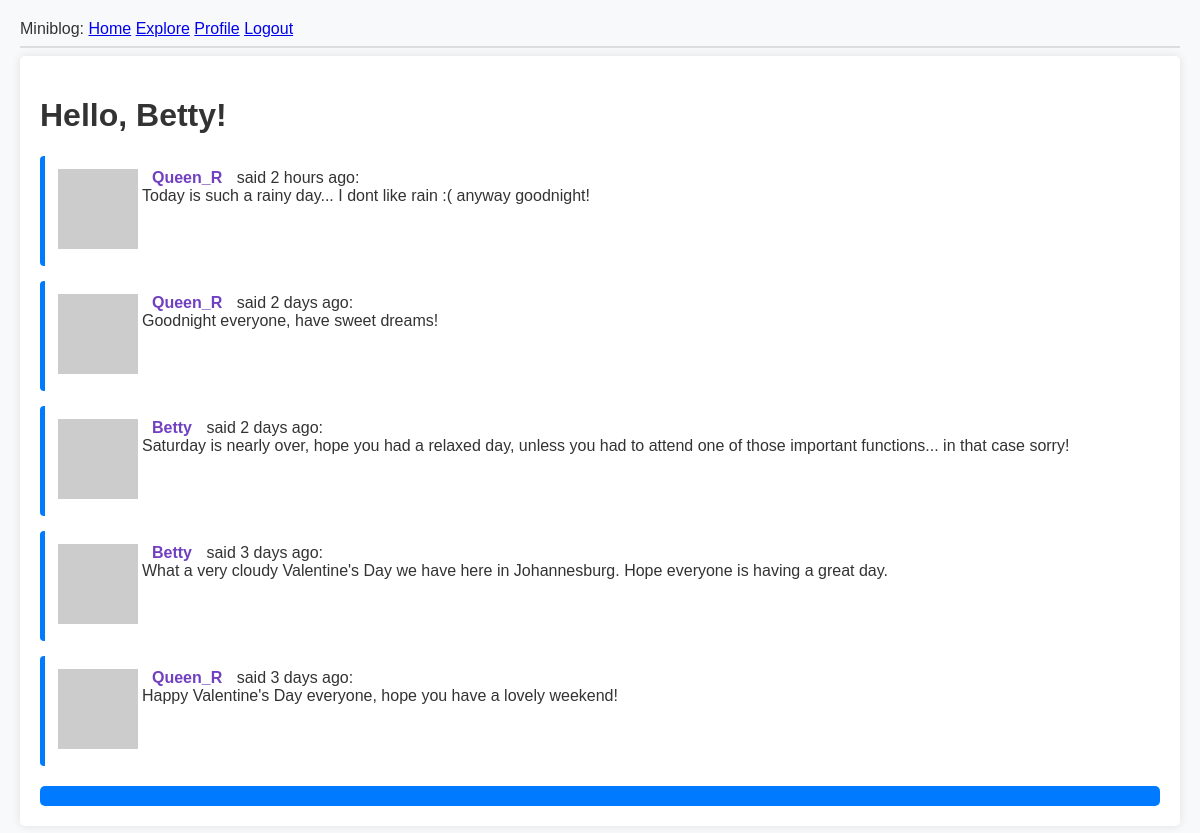
The page /explore (signed in) on the database its author committed.
### app/models.py (models this page shows, shortened)
class User(UserMixin, db.Model):
    id: so.Mapped[int] = so.mapped_column(primary_key=True)
    username: so.Mapped[str] = so.mapped_column(sa.String(64), index=True,
                                                unique=True)
    email: so.Mapped[str] = so.mapped_column(sa.String(120), index=True,
                                                unique=True)
    password_hash: so.Mapped[Optional[str]] = so.mapped_column(sa.String(256))
    about_me: so.Mapped[Optional[str]] = so.mapped_column(sa.String(140))
    last_seen: so.Mapped[Optional[datetime]] = so.mapped_column(
        default=lambda: datetime.now(timezone.utc))
    posts: so.WriteOnlyMapped['Post'] = so.relationship(
        back_populates='author')
    following: so.WriteOnlyMapped['User'] = so.relationship(
        secondary=followers, primaryjoin=(followers.c.follower_id == id),
        secondaryjoin=(followers.c.followed_id == id),
        back_populates='followers')
    followers: so.WriteOnlyMapped['User'] = so.relationship(
        secondary=followers, primaryjoin=(followers.c.followed_id == id),
        secondaryjoin=(followers.c.follower_id == id),
        back_populates='following')
    def avatar(self, size):
        digest = md5(self.email.lower().encode('utf-8')).hexdigest()
        return f'https://www.gravatar.com/avatar/{digest}?d=identicon&s={size}'

class Post(db.Model):
    id: so.Mapped[int] = so.mapped_column(primary_key=True)
    body: so.Mapped[str] = so.mapped_column(sa.String(140))
    timestamp: so.Mapped[datetime] = so.mapped_column(
        index=True, default=lambda: datetime.now(timezone.utc))
    user_id: so.Mapped[int] = so.mapped_column(sa.ForeignKey(User.id),
                                                index=True)
    author: so.Mapped[User] = so.relationship(back_populates='posts')

### app/routes.py (the view)
@app.route('/explore')
@login_required
def explore():
    page = request.args.get('page', 1, type=int)
    query = sa.select(Post).order_by(Post.timestamp.desc())
    posts = db.paginate(query, page=page,
                        per_page=app.config['POSTS_PER_PAGE'], error_out=False)
    next_url = url_for('explore', page=posts.next_num) \
        if posts.has_next else None
    prev_url = url_for('explore', page=posts.prev_num) \
        if posts.has_prev else None
    return render_template('index.html', title='Explore', posts=posts.items,
                            next_url=next_url, prev_url=prev_url)

### app/models.py (called while the page is built)
@login.user_loader
def load_user(id):
    return db.session.get(User, int(id))

### app/routes.py (called while the page is built)
@app.before_request
def before_request():
    if current_user.is_authenticated:
        current_user.last_seen = datetime.now(timezone.utc)
        db.session.commit()

### app/templates/index.html (shortened to what this page needs)
{% extends "base.html" %}
{% block content %}
    <h1>Hello, {{ current_user.username }}!</h1>
    {% for post in posts %}
        <div class="post">
            {% include '_post.html' %}
        </div>
    {% endfor %}
    <div class="pagination">
    </div>
{% endblock %}

### app/templates/_post.html
    <table>
        <tr valign="top">
            <td><img src="{{ post.author.avatar(36) }}"></td>
            <td>
                <a href="{{ url_for('user', username=post.author.username) }}">
                    {{ post.author.username }}
                </a>
                said {{ moment(post.timestamp).fromNow() }}:
                <br>
                {{ post.body }}
            </td>
        </tr>
    </table>

### app/static/styles.css (style rules this page uses)
body { font-family: Arial, sans-serif; background-color: #f8f9fa; color: #333; margin: 0; padding: 20px; }
div { background-color: #007bff; padding: 10px; border-radius: 5px; }
div a { color: #7140c0; text-decoration: none; margin: 0 10px; font-weight: bold; }
.post { background: #ffffff; border-left: 5px solid #007bff; padding: 10px; margin-bottom: 15px; border-radius: 4px; }
.pagination { text-align: center; margin-top: 20px; }

### rows shown on the page
User: username "Betty"
Post: author.username "Queen_R", timestamp "2 hours ago", body "Today is such a rainy day... I dont like rain :( anyway goodnight!"
Post: author.username "Queen_R", timestamp "2 days ago", body "Goodnight everyone, have sweet dreams!"
Post: author.username "Betty", timestamp "2 days ago", body "Saturday is nearly over, hope you had a relaxed day, unless you had to attend one of those important functions... in that case sorry!"
Post: author.username "Betty", timestamp "3 days ago", body "What a very cloudy Valentine's Day we have here in Johannesburg. Hope everyone is having a great day."
Post: author.username "Queen_R", timestamp "3 days ago", body "Happy Valentine's Day everyone, hope you have a lovely weekend!"
